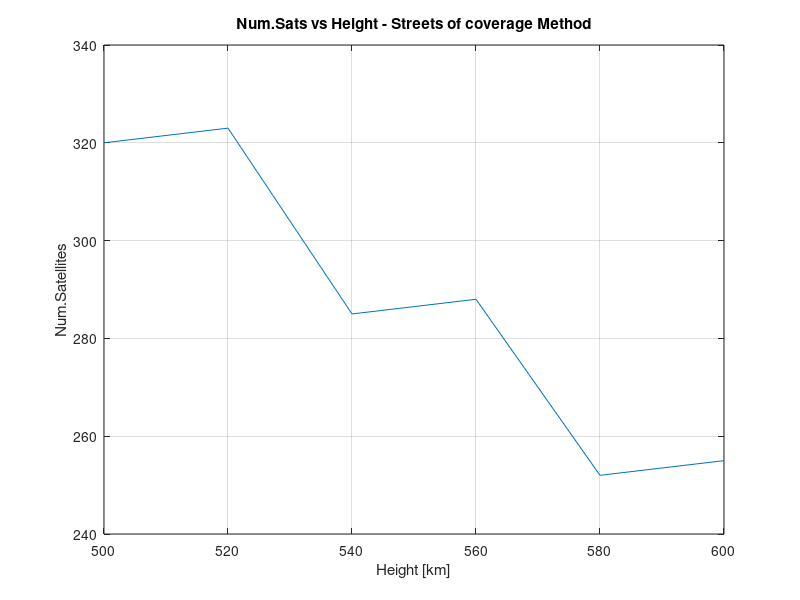
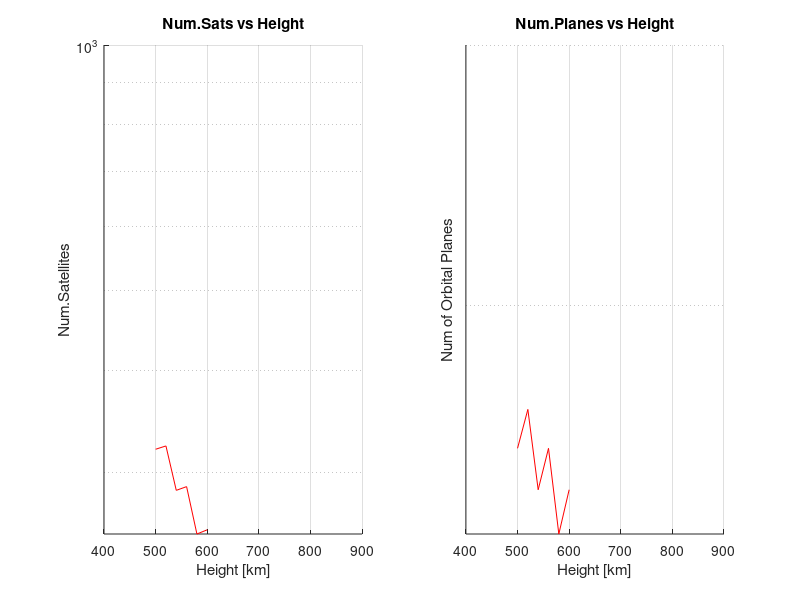
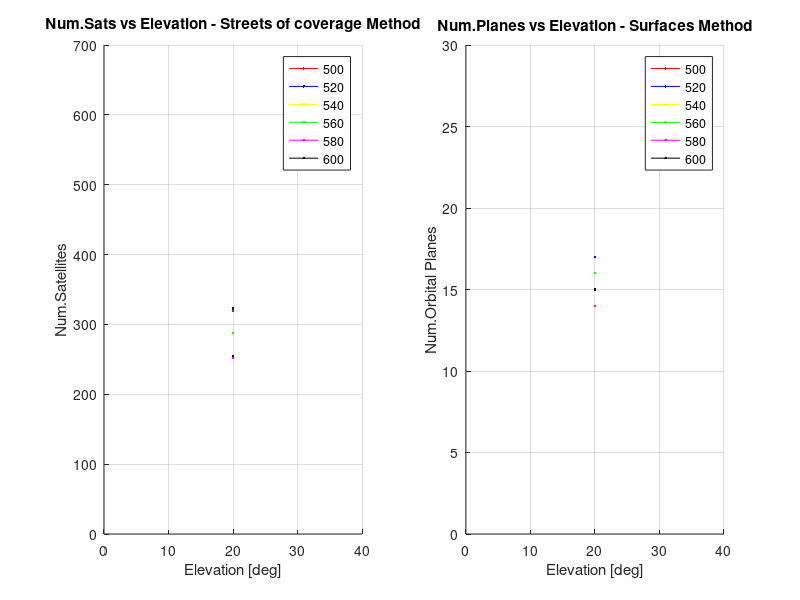

These charts were generated, in order, by the following MATLAB code:
%----ASTREA CONSTELLATION----
%PROJECTS - 220028
%Aerospace Engineering Barchelor's Degree
%ESEIAAT - UPC
%Autumn 2016-2017

% ORBIT DESIGN TEAM
% POLAR ORBITS Number of satellites computation

%PROBLEM:
% Given: - Elevation over the horizon to contact the satellite
%        - Height of the orbit
% Compute the final number of satellites
% Through the "Streets of coverage" method.

clear; clc;

%% 1. Input data
% PHISICAL CONSTANTS AND PARAMETERS 

Re = 6378;          %Earth's Radius [Km]
Se = 4*pi*Re^2;     %Earth's Surface [Km^2]
h = 500:20:600;   %Satellte height [Km]
eo = 20;        %Elevation angle [�]

%% 2. Number of satellites computation

d=zeros(length(h),length(eo));
nsats_opt=d;

for i = 1:length(h)
    for j = 1:length(eo)
        
        d(i,j)= Re*(sqrt(((h(i)+Re)/Re)^2-(cosd(eo(j)))^2)-sind(eo(j)));
        Bo = asind( d(i,j)*cosd(eo(j)) / (h(i)+Re) );
        Sup = 2 * pi * Re^2 * ( 1-cosd(Bo) );
  
        Nspp_min=ceil(360/(2*Bo));        %Number of satellites per plain
        Nsatspp=Nspp_min:1:Nspp_min+50;   %Array of sats/plain to optimize
        
        S=360./Nsatspp;
        
        Lstreet=acosd(cosd(Bo)./cosd(S/2));
        
        DmaxS=Lstreet+Bo;
        DmaxO=2*Lstreet;

        Nplains=ceil(1+((180-DmaxO)./DmaxS));
        Nsats=Nplains.*Nsatspp;
        [row,col]=find(min(Nplains));
        Nplains_opt(i,j)=Nplains(row,col);
        nsats_opt(i,j)=Nsats(row,col);
        
        %Number of satellites needed
        nsat(i,j) = ( Se / Sup );
        
    end
end

%% 3. Results Plotting

figure(2)
colors=['r','b','y','g','m','k','c'];
for k = 1:length(eo)
    subplot(1,2,1)
    hold on
    semilogy ( h , nsats_opt(:,k),colors(k))
    subplot(1,2,2)
    hold on
    semilogy ( h , Nplains_opt(:,k),colors(k))
end

subplot(1,2,1)
title('Num.Sats vs Height')
xlabel('Height [km]') % x-axis label
ylabel('Num.Satellites') % y-axis label
%legend(num2str(eo(1)),num2str(eo(2)),num2str(eo(3)),...
%    num2str(eo(4)),num2str(eo(5)),num2str(eo(6)),num2str(eo(7)))
axis([400 900 0 1000])
grid on

subplot(1,2,2)
title('Num.Planes vs Height')
xlabel('Height [km]') % x-axis label
ylabel('Num of Orbital Planes') % y-axis label
% legend(num2str(eo(1)),num2str(eo(2)),num2str(eo(3)),...
%     num2str(eo(4)),num2str(eo(5)),num2str(eo(6)),num2str(eo(7)))   
axis([400 900 0 30])
grid on

%% Single detailed analysis

figure(1)
plot(h,nsats_opt)
title('Num.Sats vs Height - Streets of coverage Method')
xlabel('Height [km]') % x-axis label
ylabel('Num.Satellites') % y-axis label
grid on

%% Multianalysis variation with height

figure(3)
colors=['r','b','y','g','m','k'];
for k = 1:length(h)
    subplot(1,2,1)
    hold on
    plot ( eo , nsats_opt(k,:),colors(k))
    subplot(1,2,2)
    hold on
    plot ( eo , Nplains_opt(k,:),colors(k))
end

subplot(1,2,1)
title('Num.Sats vs Elevation - Streets of coverage Method')
xlabel('Elevation [deg]') % x-axis label
ylabel('Num.Satellites') % y-axis label
legend(num2str(h(1)),num2str(h(2)),num2str(h(3)),...
    num2str(h(4)),num2str(h(5)),num2str(h(6)))   
axis([0 40 0 700])
grid on

subplot(1,2,2)
title('Num.Planes vs Elevation - Surfaces Method')
xlabel('Elevation [deg]') % x-axis label
ylabel('Num.Orbital Planes') % y-axis label
legend(num2str(h(1)),num2str(h(2)),num2str(h(3)),...
    num2str(h(4)),num2str(h(5)),num2str(h(6)))  
axis([0 40 0 30])
grid on